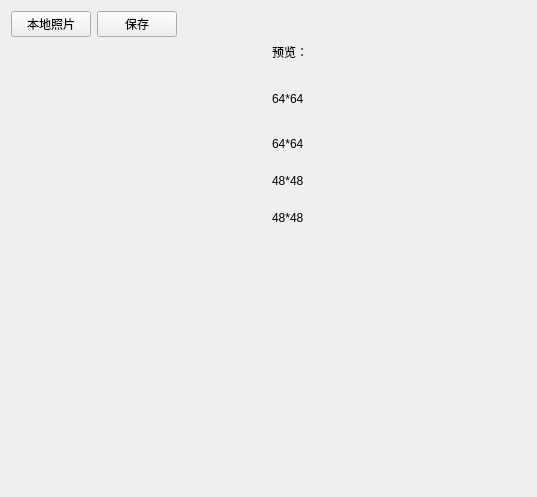
<?xml version="1.0" encoding="UTF-8"?>
<ui version="4.0">
 <class>PictureEditWidget</class>
 <widget class="QWidget" name="PictureEditWidget">
  <property name="geometry">
   <rect>
    <x>0</x>
    <y>0</y>
    <width>537</width>
    <height>497</height>
   </rect>
  </property>
  <property name="windowTitle">
   <string>Form</string>
  </property>
  <layout class="QVBoxLayout" name="verticalLayout_2">
   <item>
    <layout class="QHBoxLayout" name="horizontalLayout">
     <item>
      <widget class="QPushButton" name="load_btn">
       <property name="text">
        <string>本地照片</string>
       </property>
      </widget>
     </item>
     <item>
      <widget class="QPushButton" name="save_btn">
       <property name="text">
        <string>保存</string>
       </property>
      </widget>
     </item>
     <item>
      <spacer name="horizontalSpacer">
       <property name="orientation">
        <enum>Qt::Horizontal</enum>
       </property>
       <property name="sizeHint" stdset="0">
        <size>
         <width>40</width>
         <height>20</height>
        </size>
       </property>
      </spacer>
     </item>
    </layout>
   </item>
   <item>
    <layout class="QHBoxLayout" name="horizontalLayout_2">
     <item>
      <widget class="QWidget" name="load_widget" native="true">
       <layout class="QHBoxLayout" name="horizontalLayout_3">
        <item>
         <widget class="QLabel" name="preview_widget">
          <property name="text">
           <string/>
          </property>
         </widget>
        </item>
       </layout>
      </widget>
     </item>
     <item>
      <layout class="QVBoxLayout" name="verticalLayout">
       <item>
        <widget class="QLabel" name="label">
         <property name="text">
          <string>预览：</string>
         </property>
        </widget>
       </item>
       <item>
        <widget class="QLabel" name="sxs_label">
         <property name="minimumSize">
          <size>
           <width>64</width>
           <height>64</height>
          </size>
         </property>
         <property name="maximumSize">
          <size>
           <width>64</width>
           <height>64</height>
          </size>
         </property>
         <property name="text">
          <string>64*64</string>
         </property>
        </widget>
       </item>
       <item>
        <widget class="QLabel" name="label_5">
         <property name="text">
          <string>64*64</string>
         </property>
        </widget>
       </item>
       <item>
        <widget class="QLabel" name="vxv_label">
         <property name="minimumSize">
          <size>
           <width>48</width>
           <height>48</height>
          </size>
         </property>
         <property name="maximumSize">
          <size>
           <width>48</width>
           <height>48</height>
          </size>
         </property>
         <property name="text">
          <string>48*48</string>
         </property>
        </widget>
       </item>
       <item>
        <widget class="QLabel" name="label_4">
         <property name="text">
          <string>48*48</string>
         </property>
        </widget>
       </item>
       <item>
        <spacer name="verticalSpacer">
         <property name="orientation">
          <enum>Qt::Vertical</enum>
         </property>
         <property name="sizeHint" stdset="0">
          <size>
           <width>20</width>
           <height>40</height>
          </size>
         </property>
        </spacer>
       </item>
      </layout>
     </item>
    </layout>
   </item>
  </layout>
 </widget>
 <resources/>
 <connections/>
</ui>
